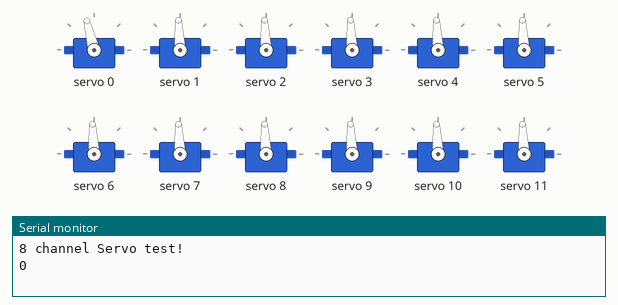
This sketch was run on a simulated Arduino Uno, built with avr-gcc and run on an emulated ATmega328P. Parts: 12 × servo, the last lines printed to the serial monitor.

Above: at 0.1 s.
At 9.0 s:
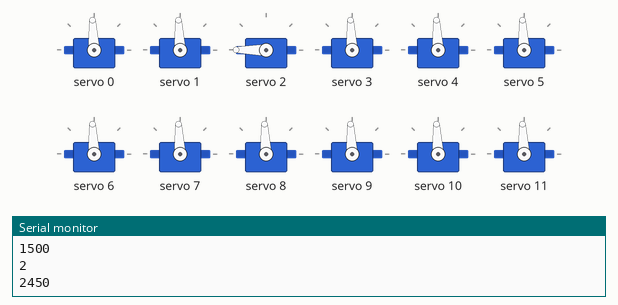
At 13.2 s:
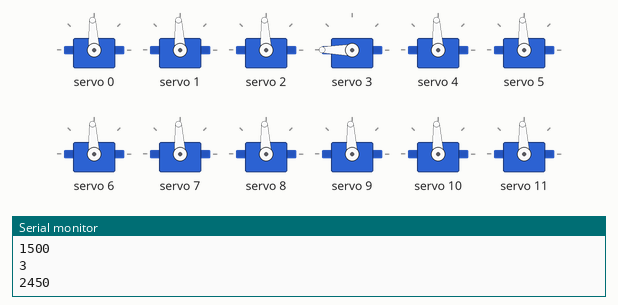
At 17.4 s:
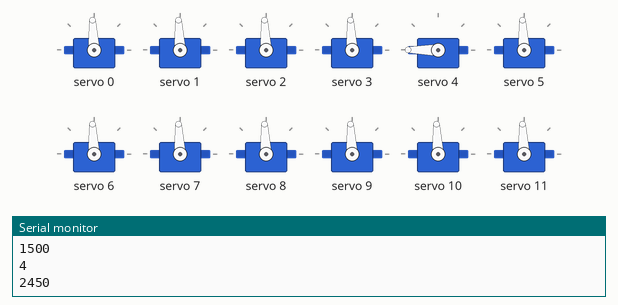
At 25.7 s:
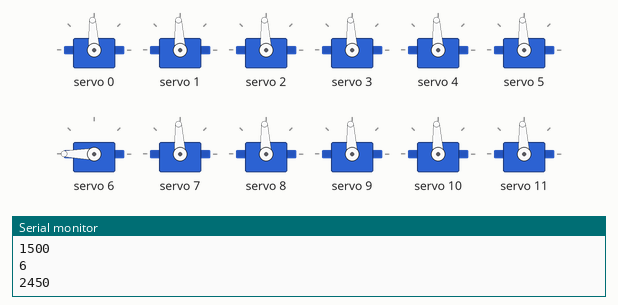
At 38.2 s:
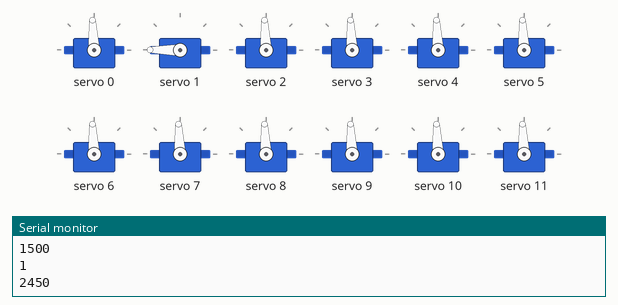
Timing chart, 0 to 40.0 s (numbered marks = the images above):
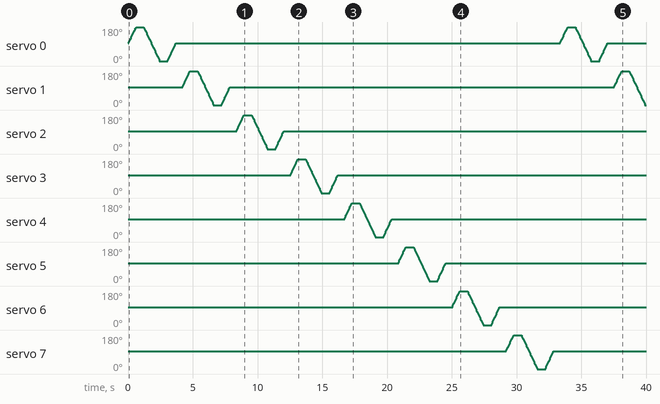

The sketch:

ServoTester.ino
```cpp
/***************************************************
Servo Tester, code modified by Treggon Owens from
Default adafruit code.
 ****************************************************/

#include <Wire.h>
#include <Adafruit_PWMServoDriver.h>

// called this way, it uses the default address 0x40
Adafruit_PWMServoDriver pwm = Adafruit_PWMServoDriver();


// Depending on your servo make, the pulse width min and max may vary, you
// want these to be as small/large as possible without hitting the hard stop
// for max range. You'll have to tweak them as necessary to match the servos you
// have!
#define SERVOMIN  150 // This is the 'minimum' pulse length count (out of 4096)
#define SERVOMAX  600 // This is the 'maximum' pulse length count (out of 4096)
#define USMIN  450 // This is the rounded 'minimum' microsecond length based on the minimum pulse of 150
#define USMAX  2450 // This is the rounded 'maximum' microsecond length based on the maximum pulse of 600
#define SERVO_FREQ 60 // Analog servos run at ~50 Hz updates
#define SERVO_MIDPOINT 1500

#define DELTA_FREQ 1

// our servo # counter
uint8_t servonum = 0;

void setup() {
  Serial.begin(9600);
  Serial.println("8 channel Servo test!");

  pwm.begin();
  /*
   * In theory the internal oscillator (clock) is 25MHz but it really isn't
   * that precise. You can 'calibrate' this by tweaking this number until
   * you get the PWM update frequency you're expecting!
   * The int.osc. for the PCA9685 chip is a range between about 23-27MHz and
   * is used for calculating things like writeMicroseconds()
   * Analog servos run at ~50 Hz updates, It is importaint to use an
   * oscilloscope in setting the int.osc frequency for the I2C PCA9685 chip.
   * 1) Attach the oscilloscope to one of the PWM signal pins and ground on
   *    the I2C PCA9685 chip you are setting the value for.
   * 2) Adjust setOscillatorFrequency() until the PWM update frequency is the
   *    expected value (50Hz for most ESCs)
   * Setting the value here is specific to each individual I2C PCA9685 chip and
   * affects the calculations for the PWM update frequency.
   * Failure to correctly set the int.osc value will cause unexpected PWM results
   */
  pwm.setOscillatorFrequency(27000000);

  pwm.setPWMFreq(SERVO_FREQ);  // Analog servos run at ~50 Hz updates

  for(int servonumber = 0; servonumber<16; servonumber++)
  {
    pwm.writeMicroseconds(servonumber, SERVO_MIDPOINT);
  }

  delay(10);
}

// You can use this function if you'd like to set the pulse length in seconds
// e.g. setServoPulse(0, 0.001) is a ~1 millisecond pulse width. It's not precise!
void setServoPulse(uint8_t n, double pulse) {
  double pulselength;

  pulselength = 1000000;   // 1,000,000 us per second
  pulselength /= SERVO_FREQ;   // Analog servos run at ~60 Hz updates
  Serial.print(pulselength); Serial.println(" us per period");
  pulselength /= 4096;  // 12 bits of resolution
  Serial.print(pulselength); Serial.println(" us per bit");
  pulse *= 1000000;  // convert input seconds to us
  pulse /= pulselength;
  Serial.println(pulse);
  pwm.setPWM(n, 0, pulse);
}

void loop() {

  // Drive each servo one at a time using setPWM()
  Serial.println(servonum);
  uint16_t microsec = SERVO_MIDPOINT;
  // Drive each servo one at a time using writeMicroseconds(), it's not precise due to calculation rounding!
  // The writeMicroseconds() function is used to mimic the Arduino Servo library writeMicroseconds() behavior.
  for (microsec = SERVO_MIDPOINT; microsec < USMAX; microsec+=DELTA_FREQ) {
    pwm.writeMicroseconds(servonum, microsec);
    //Serial.println(microsec);
  }
  Serial.println(microsec);

  delay(500);
  for (microsec = USMAX; microsec > USMIN; microsec-=DELTA_FREQ) {
    pwm.writeMicroseconds(servonum, microsec);
    //Serial.println(microsec);
  }
  Serial.println(microsec);
  delay(500);
  for (microsec = USMIN; microsec < SERVO_MIDPOINT; microsec+=DELTA_FREQ) {
    pwm.writeMicroseconds(servonum, microsec);
    //Serial.println(microsec);
  }
  Serial.println(microsec);
  delay(500);

  servonum++;
  if (servonum > 7) servonum = 0; // Testing the first 8 servo channels
}
```
